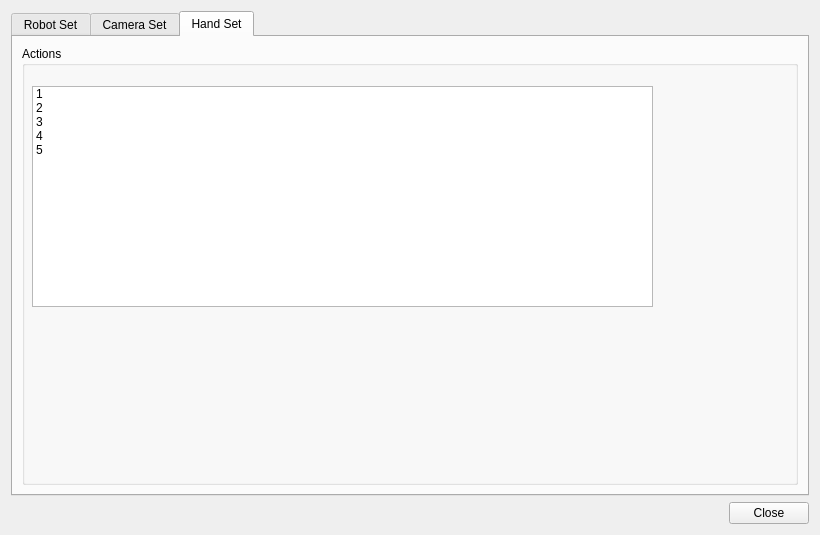
<?xml version="1.0" encoding="UTF-8"?>
<ui version="4.0">
 <class>SettingsDialog</class>
 <widget class="QDialog" name="SettingsDialog">
  <property name="geometry">
   <rect>
    <x>0</x>
    <y>0</y>
    <width>820</width>
    <height>535</height>
   </rect>
  </property>
  <property name="minimumSize">
   <size>
    <width>480</width>
    <height>320</height>
   </size>
  </property>
  <property name="windowTitle">
   <string>Setting</string>
  </property>
  <layout class="QVBoxLayout" name="verticalLayout">
   <item>
    <widget class="QTabWidget" name="tabWidget_settings">
     <property name="currentIndex">
      <number>2</number>
     </property>
     <widget class="QWidget" name="tab_robotset">
      <attribute name="title">
       <string>Robot Set</string>
      </attribute>
      <layout class="QVBoxLayout" name="verticalLayout_2">
       <item>
        <layout class="QHBoxLayout" name="horizontalLayout">
         <item>
          <widget class="QGroupBox" name="groupBox">
           <property name="title">
            <string>MasterRobot</string>
           </property>
          </widget>
         </item>
         <item>
          <widget class="QGroupBox" name="groupBox_2">
           <property name="title">
            <string>SlaveRobot</string>
           </property>
           <widget class="QWidget" name="formLayoutWidget">
            <property name="geometry">
             <rect>
              <x>10</x>
              <y>30</y>
              <width>181</width>
              <height>89</height>
             </rect>
            </property>
            <layout class="QFormLayout" name="formLayout">
             <item row="0" column="0">
              <widget class="QLabel" name="label">
               <property name="text">
                <string>Vel(°/s)</string>
               </property>
              </widget>
             </item>
             <item row="1" column="0">
              <widget class="QLabel" name="label_2">
               <property name="text">
                <string>Acc°/s^2</string>
               </property>
              </widget>
             </item>
             <item row="2" column="0">
              <widget class="QLabel" name="label_3">
               <property name="text">
                <string>Jerk°/s^3</string>
               </property>
              </widget>
             </item>
             <item row="0" column="1">
              <widget class="QLineEdit" name="lineEdit_slave_arm_vel">
               <property name="text">
                <string>80</string>
               </property>
              </widget>
             </item>
             <item row="1" column="1">
              <widget class="QLineEdit" name="lineEdit_slave_arm_acc">
               <property name="text">
                <string>1000</string>
               </property>
              </widget>
             </item>
             <item row="2" column="1">
              <widget class="QLineEdit" name="lineEdit_slave_arm_jerk">
               <property name="text">
                <string>1000</string>
               </property>
              </widget>
             </item>
            </layout>
           </widget>
           <widget class="QPushButton" name="pushButton_save_slave_param">
            <property name="geometry">
             <rect>
              <x>280</x>
              <y>400</y>
              <width>95</width>
              <height>25</height>
             </rect>
            </property>
            <property name="text">
             <string>Save</string>
            </property>
           </widget>
          </widget>
         </item>
        </layout>
       </item>
      </layout>
     </widget>
     <widget class="QWidget" name="tab_cameraset">
      <attribute name="title">
       <string>Camera Set</string>
      </attribute>
      <layout class="QVBoxLayout" name="verticalLayout_camera">
       <item>
        <widget class="QLabel" name="label_camera">
         <property name="text">
          <string>相机设置</string>
         </property>
        </widget>
       </item>
       <item>
        <spacer name="spacer_camera">
         <property name="orientation">
          <enum>Qt::Orientation::Vertical</enum>
         </property>
         <property name="sizeHint" stdset="0">
          <size>
           <width>20</width>
           <height>200</height>
          </size>
         </property>
        </spacer>
       </item>
      </layout>
     </widget>
     <widget class="QWidget" name="tab_handset">
      <attribute name="title">
       <string>Hand Set</string>
      </attribute>
      <layout class="QVBoxLayout" name="verticalLayout_hand">
       <item>
        <widget class="QGroupBox" name="groupBox_3">
         <property name="title">
          <string>Actions</string>
         </property>
         <widget class="QListWidget" name="listWidget_hand_actions">
          <property name="geometry">
           <rect>
            <x>10</x>
            <y>40</y>
            <width>621</width>
            <height>221</height>
           </rect>
          </property>
          <item>
           <property name="text">
            <string>1</string>
           </property>
          </item>
          <item>
           <property name="text">
            <string>2</string>
           </property>
          </item>
          <item>
           <property name="text">
            <string>3</string>
           </property>
          </item>
          <item>
           <property name="text">
            <string>4</string>
           </property>
          </item>
          <item>
           <property name="text">
            <string>5</string>
           </property>
          </item>
         </widget>
        </widget>
       </item>
      </layout>
     </widget>
    </widget>
   </item>
   <item>
    <widget class="QDialogButtonBox" name="buttonBox">
     <property name="standardButtons">
      <set>QDialogButtonBox::StandardButton::Close</set>
     </property>
    </widget>
   </item>
  </layout>
 </widget>
 <resources/>
 <connections/>
</ui>
